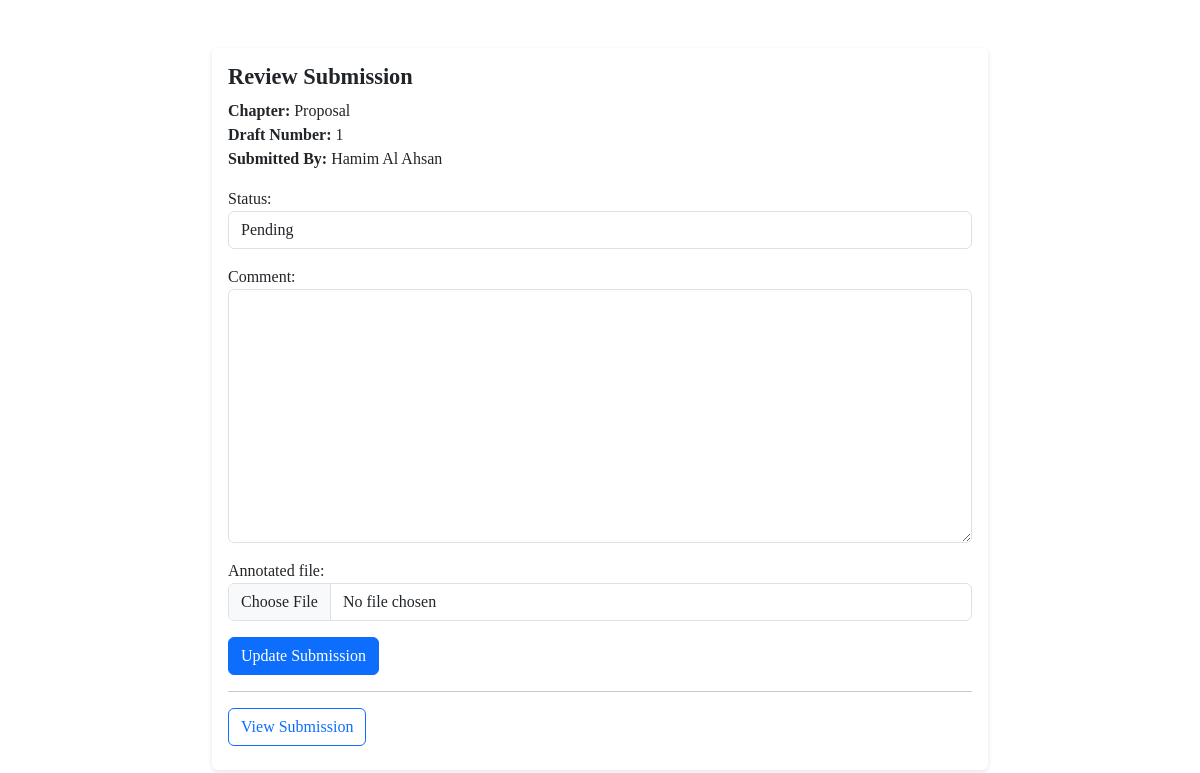
The page /workspace/submission/12/review/ (signed in) on the database as committed earlier.
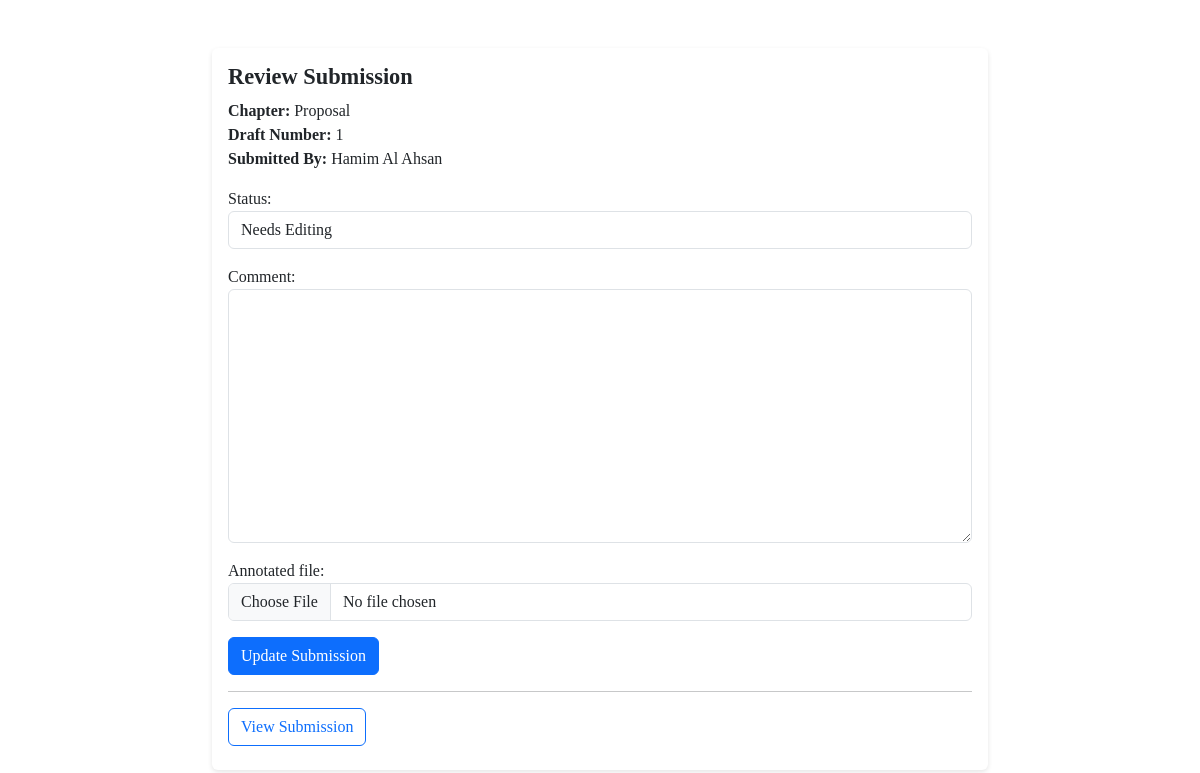
The same page on the database as committed later.
### workspace/models.py (models this page shows, shortened)
class Submission(models.Model):
    STATUS_CHOICES = [
        ('pending', 'Pending'),
        ('approved', 'Approved'),
        ('needs_editing', 'Needs Editing'),
    ]
    chapter = models.ForeignKey('Chapter', on_delete=models.CASCADE, related_name='submissions')
    student = models.ForeignKey(settings.AUTH_USER_MODEL, on_delete=models.CASCADE)
    draft_number = models.PositiveIntegerField()
    file = models.FileField(upload_to='workspace_submissions/')
    submission_date = models.DateTimeField(default=timezone.now)
    status = models.CharField(
        max_length=20, choices=STATUS_CHOICES, default='pending'
    )
    comment = models.TextField(blank=True)
    annotated_file = models.FileField(
        upload_to='workspace_annotations/', blank=True, null=True
    )

class Chapter(models.Model):
    workspace = models.ForeignKey(
        'Workspace', on_delete=models.CASCADE, related_name='chapters'
    )
    date_added = models.DateTimeField(default=timezone.now)
    chapter_name = models.CharField(max_length=200)
    deadline = models.DateTimeField()

### users/models.py (models this page shows, shortened)
class User(AbstractUser, PermissionsMixin):
    USER_TYPE_CHOICES = [
        ('student', 'Student'),
        ('mentor', 'Mentor'),
    ]
    user_type = models.CharField(
        max_length=10,
        choices=USER_TYPE_CHOICES,
        default='student',
        help_text="Set the user as Student or mentor."
    )
    objects = UserManager()
    username = models.CharField(
        _("username"),
        max_length=150,
        unique=True,
        help_text=_(
            "Required. 150 characters or fewer. Letters, digits and @/./+/-/_ only."
        ),
        validators=[
            UnicodeUsernameValidator()
        ],
        error_messages={
            "unique": _("A user with that username already exists."),
        },
        default='default_user'
    )
    password_changed = models.BooleanField(default=False)
    first_name = models.CharField(_("first name"), max_length=150, blank=True)
    last_name = models.CharField(_("last name"), max_length=150, blank=True)
    email = models.EmailField(_("email address"), blank=True, unique=True) # Email Field added

### workspace/views.py (the view)
# urls.py: path('submission/<int:submission_id>/review/', views.review_submission, name='review_submission'),
@login_required
def review_submission(request, submission_id):
    submission = get_object_or_404(Submission, id=submission_id)
    workspace = submission.chapter.workspace
    if workspace.mentor != request.user and not request.user.is_superuser:
        raise Http404("You do not have permission to review this submission.")
    if request.method == 'POST':
        review_form = SubmissionReviewForm(request.POST, request.FILES, instance=submission)
        if review_form.is_valid():
            review_form.save()
            _send_submission_notification(request, submission)
            return redirect('workspace_view', student_id=workspace.student.id)
    else:
        review_form = SubmissionReviewForm(instance=submission)
    return render(request, 'workspace/review_submission.html', {'review_form': review_form, 'submission': submission})

### workspace/forms.py
class SubmissionReviewForm(forms.ModelForm):
    class Meta:
        model = Submission
        fields = ['status', 'comment', 'annotated_file']
    def __init__(self, *args, **kwargs):
        super(SubmissionReviewForm, self).__init__(*args, **kwargs)
        self.fields['status'].widget.attrs.update({'class': 'form-control'})
        self.fields['comment'].widget.attrs.update({'class': 'form-control'})
        self.fields['annotated_file'].widget.attrs.update({'class': 'form-control'})

### workspace/templates/workspace/review_submission.html (shortened to what this page needs)
<!DOCTYPE html>
<html lang="en">
<head>
    <link href="https://cdn.jsdelivr.net/npm/bootstrap@5.3.2/dist/css/bootstrap.min.css" rel="stylesheet">
</head>
<body>
    <div class="container mt-5">
        <div class="card">
            <div class="card-body">
                <h5 class="card-title">Review Submission</h5>
                <p class="submission-details">
                    <strong>Chapter:</strong> {{ submission.chapter.chapter_name }}<br>
                    <strong>Draft Number:</strong> {{ submission.draft_number }}<br>
                    <strong>Submitted By:</strong> {{ submission.student.first_name }} {{ submission.student.last_name }}
                </p>
                <form method="post" enctype="multipart/form-data">
                    {{ review_form.as_p }}
                    <button type="submit" class="btn btn-primary">Update Submission</button>
                </form>
                <hr>
                <div class="mt-3">
                    <a href="{{ submission.file.url }}" target="_blank" class="btn btn-outline-primary mb-2">View Submission</a>
                </div>
            </div>
        </div>
    </div>
</body>
</html>

Rows that differ between the two databases and show on the page:
changed Submission "Proposal": status "Pending" → "Needs Editing"
